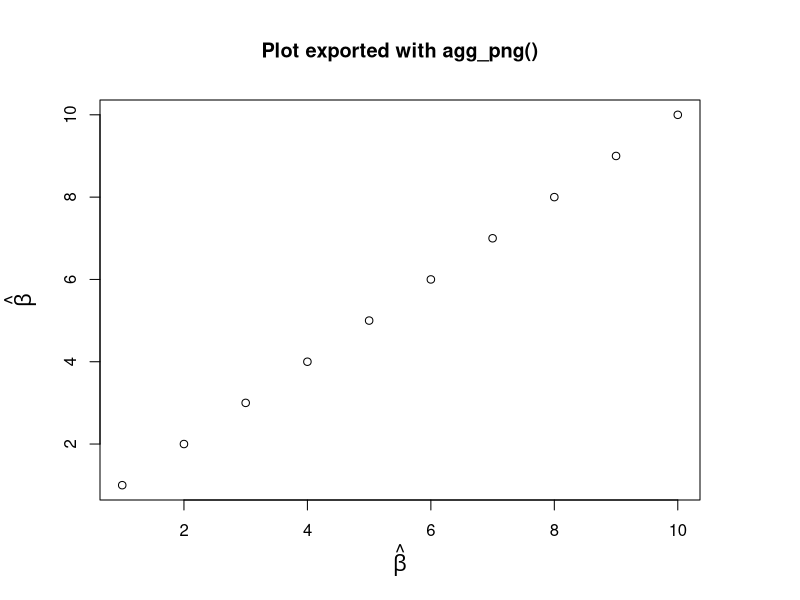
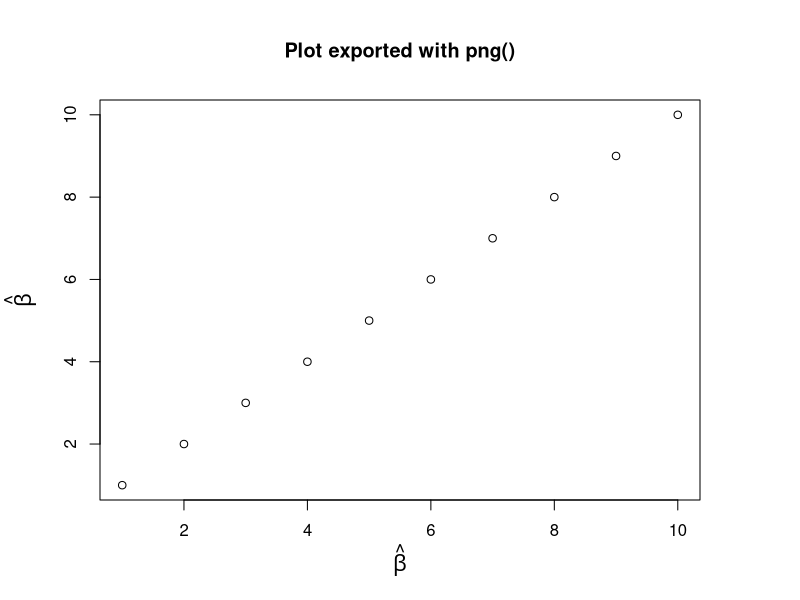

Write R code to recreate these figures, in order.
# Examples from grDevices::plotmath helpfil
if (Sys.info()['sysname'] == "Darwin") os <- "macos"
if (Sys.info()['sysname'] == "Linux") os <- "linux"
if (Sys.info()['sysname'] == "Windows") os <- "windows"

library(ragg)
library(glue)

agg_png(glue('img/example-1-ragg-plot-{os}.png'))
par(mar = c(5, 5, 5, 5), cex.lab = 1.3)
plot(1:10, xlab = expression(hat(beta)), ylab = expression(hat(beta)))
title("Plot exported with agg_png()")
dev.off()

png(glue('img/example-1-png-plot-{os}.png'))
par(mar = c(5, 5, 5, 5), cex.lab = 1.3)
plot(1:10, xlab = expression(hat(beta)), ylab = expression(hat(beta)))
title("Plot exported with png()")
dev.off()
